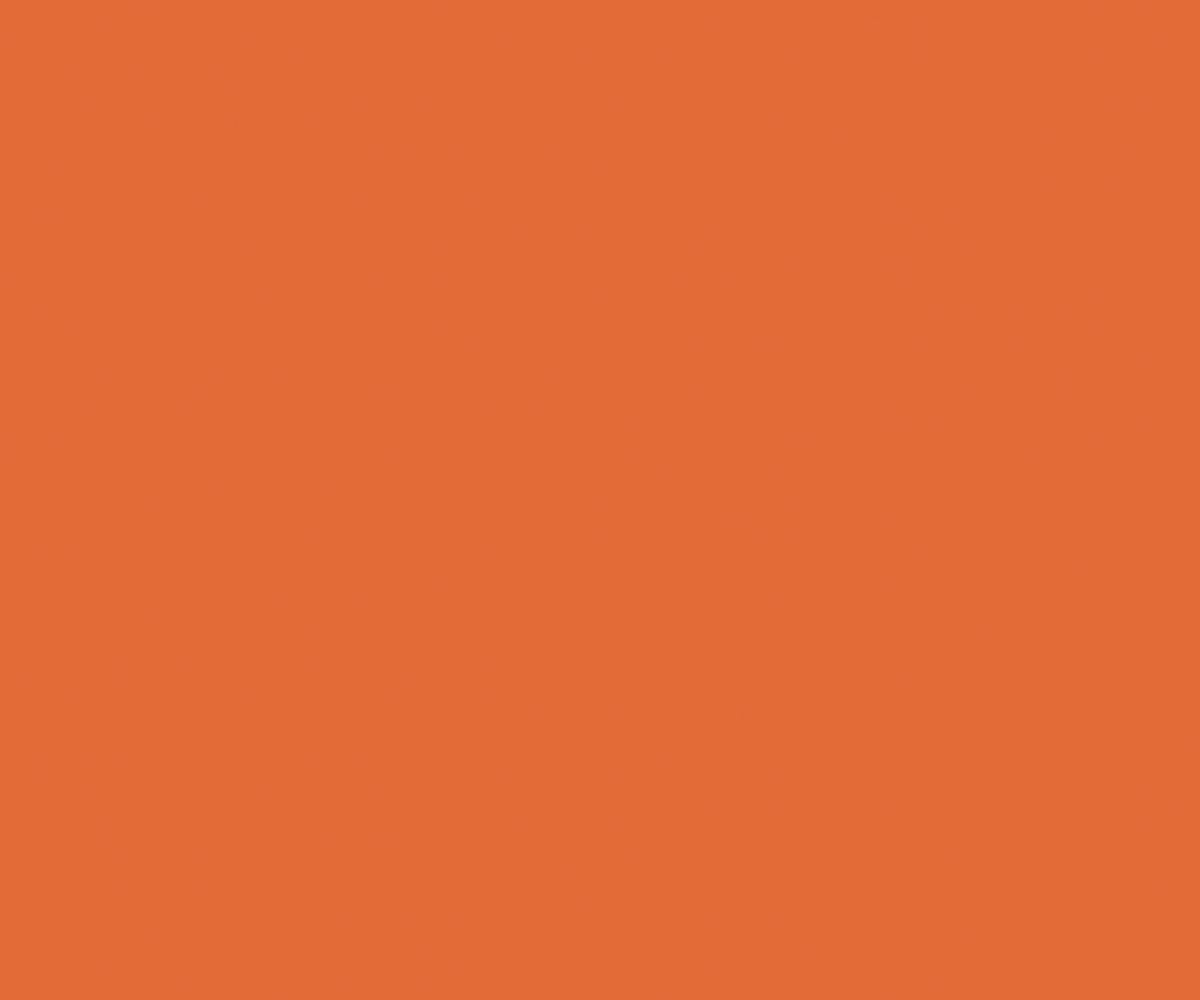
Frame 1 (no input)
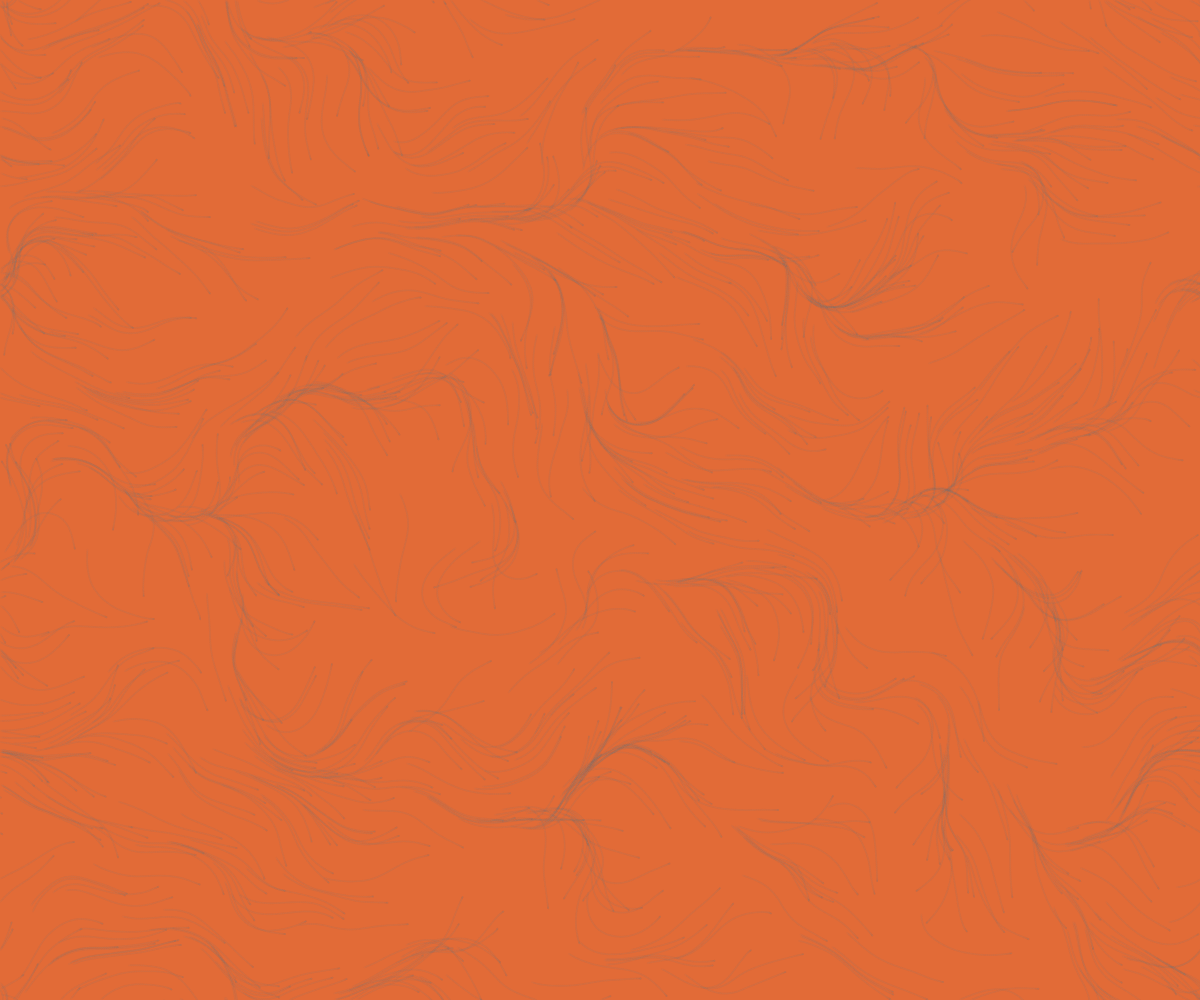
Frame 60 (no input)
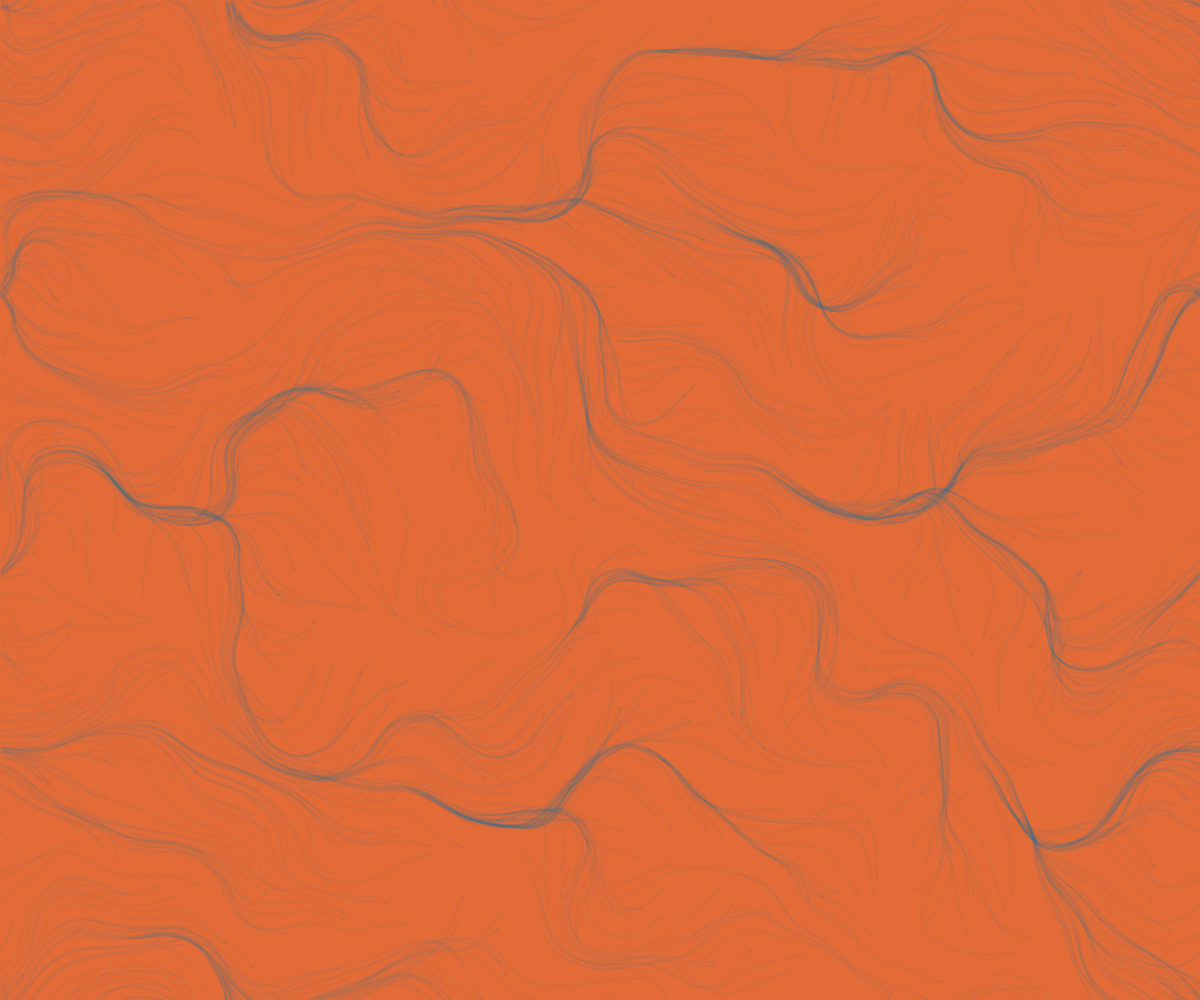
Frame 120 (the mouse pressed at the canvas centre since frame 60)

The p5.js sketch that drew these frames (run headless with seeded random() and noise() and a simulated clock; from frame 60 on, the mouse is pressed at the canvas centre):

// p5.js sketch
// ── sketch.js
 ///// INPUTS FOR SKETCH

    var inc;
    var z_inc;
    var scl = 10;
    var magnitude;
    var num_of_particles;
    var uniformity;




    ////  INPUTS FOR PARTICLE

    var max_speed;
    var stroke_weight;
    var red_num;
    var green_num;
    var blue_num;


    var zoff = 0;
    var cols, rows;
    var particles = [];
    var flowfield;


    function setup() {
        
        let canvas = createCanvas(windowWidth, windowHeight);
        canvas.position(0,0);
        canvas.style('z-index', '-1');
        inc = 0.08827827360815177;
        z_inc = 8.66418165524652e-06;
        scl = 10;
        magnitude = 0.179842054299564;
        num_of_particles = floor((width + height)/2);
        uniformity = 1.155224668828177;




        ////  INPUTS FOR PARTICLE

        max_speed = 2.033944321697334;
        stroke_weight = 1.9170756971027085;
        red_num = 226.0072007007642;
        green_num = 107.02555630947253;
        blue_num = 54.70138579314955;

        
        canvas.id('canvas')


        var random_color = [red_num, green_num, blue_num]
        var inverse_color = [255-random_color[0], 255-random_color[1], 255-random_color[2], 9]
        background(color(random_color));
        cols = floor(width / scl);
        rows = floor(height / scl);

        flowfield = new Array(cols * rows);

        for(var i=0; i < num_of_particles; i++){
            particles[i] = new Particle(max_speed, stroke_weight, inverse_color);
        }

    }

    function draw() {



        var yoff = 0;


        for (var y=0; y < rows; y++){
            var xoff = 0;
            for (var x=0; x < cols; x++){
                var index = (x + y * cols);
                var r = noise(xoff, yoff, zoff) * TWO_PI * uniformity;
                var v = p5.Vector.fromAngle(r);
                v.setMag(magnitude);
                flowfield[index] = v;
                xoff += inc;
            }
            yoff += inc;
            zoff += z_inc;
        }


    for(var i=0; i < num_of_particles; i++){
        particles[i].update();
        particles[i].edges();
        particles[i].show();
        particles[i].follow(flowfield);
    }

    if (frameCount > 1000){
        noLoop()
    }
    }
// ── particle.js


function Particle(max_speed, stroke_weight, rgb){
  this.pos = createVector(random(width), random(height));
  this.vel = createVector(0,0);
  this.acc = createVector(0,0);
  this.maxspeed = max_speed;
  this.stroke_weight = stroke_weight;
  this.r = rgb[0];
  this.g = rgb[1];
  this.b = rgb[2];
  this.a = rgb[3];

  this.prevPos = this.pos.copy();

  this.update = function(){
    this.vel.add(this.acc);
    this.vel.limit(this.maxspeed);
    this.pos.add(this.vel);
    this.acc.mult(0);
  }

  this.applyForce = function(force){
    this.acc.add(force);
  }

  this.show = function(){
    stroke(this.r, this.g, this.b, this.a);
    strokeWeight(stroke_weight); // how THICCCC a particle is
    //point(this.pos.x, this.pos.y);
    line(this.pos.x, this.pos.y, this.prevPos.x, this.prevPos.y)
    this.updatePrev();
  }

  this.follow = function(flowfield){
    var x = floor(this.pos.x / scl); //find closest column
    var y = floor(this.pos.y / scl); // find closest row
    var index = x + y * cols; // get index of row/col
    var force = flowfield[index];
    this.applyForce(force);
  }

  this.updatePrev = function(){
    this.prevPos.x = this.pos.x;
    this.prevPos.y = this.pos.y;
  }

  this.edges = function(){
    if(this.pos.x > width){
      this.pos.x = 0;
      this.updatePrev();
    }
    if(this.pos.x < 0){
      this.pos.x = width;
      this.updatePrev();
    }
    if(this.pos.y > height){
      this.pos.y = 0;
      this.updatePrev();
    }
    if(this.pos.y < 0){
      this.pos.y = height;
      this.updatePrev();
    }
  }
}
